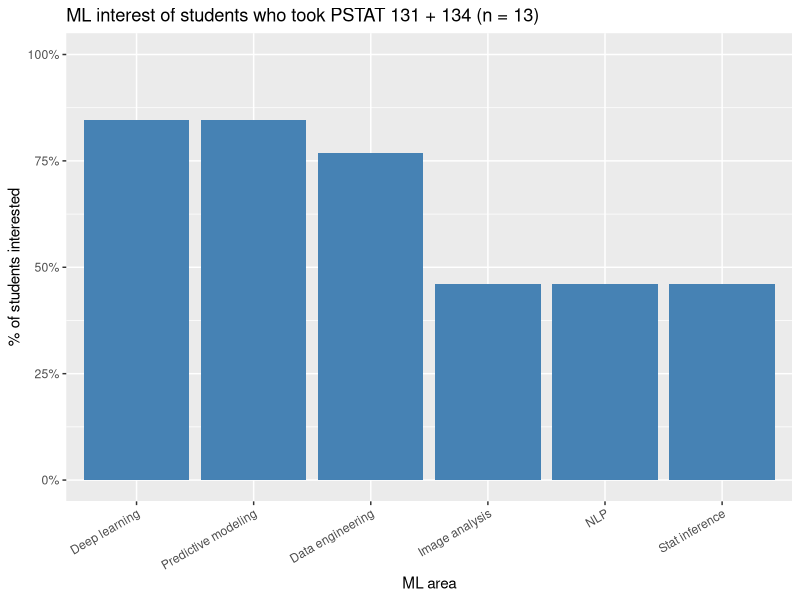

Write the R code that produced this figure.
## ---- chunk 1
knitr::opts_chunk$set(echo = TRUE)
## ---- chunk 2
library(tidyverse)
library(here)
background <- read_csv(here('data', 'background-clean.csv'))
interest   <- read_csv(here('data', 'interest-clean.csv'))
## ---- chunk 3
joined <- inner_join(background, interest, by = 'response_id')
nrow(joined)
## ---- chunk 4
q2_134 <- joined %>%
  filter(str_detect(courses, fixed('PSTAT 131')),
         str_detect(courses, fixed('PSTAT 134')))
nrow(q2_134)
## ---- chunk 5
q2_134 <- q2_134 |>
  mutate(
    deep_learning = str_detect(areas, fixed('Deep learning and neural networks')),
    stat_inference = str_detect(areas, fixed('Statistical models and inference, generally')),
    images = str_detect(areas, fixed('Analysis or classification of images')),
    nlp = str_detect(areas, fixed('Natural language processing and analysis of text')),
    data_eng = str_detect(areas, fixed('Data acquisition and engineering')),
    predictive = str_detect(areas, fixed('Predictive modeling, generally')),
    ml_score = deep_learning + stat_inference + images + nlp + data_eng + predictive
    
  )

## ---- chunk 6
q2_134 |>
  summarise(n = n(),
            across(c(deep_learning, stat_inference, images, nlp, data_eng, predictive), sum),
            avg_ml_score = mean(ml_score))

q2_134 |>
  count(ml_score)

q2_134 |>
  count(language)

## ---- chunk 7
q2_134 |>
  summarise(`Deep learning` = mean(deep_learning),
            `Stat inference` = mean(stat_inference),
            `Image analysis` = mean(images),
            `NLP` = mean(nlp),
            `Data engineering` = mean(data_eng),
            `Predictive modeling` = mean(predictive)) %>%
  pivot_longer(everything(), names_to = 'area', values_to = 'pct') |>
  ggplot(aes(x = reorder(area, -pct), y = pct)) +
  geom_col(fill = 'steelblue') +
  scale_y_continuous(labels = scales::percent, limits = c(0, 1)) +
  labs(x = 'ML area', y = '% of students interested',
       title = 'ML interest of students who took PSTAT 131 + 134 (n = 13)') +
  theme(axis.text.x = element_text(angle = 30, hjust = 1))
